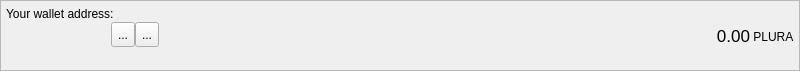
<?xml version="1.0" encoding="UTF-8"?>
<ui version="4.0">
 <class>AccountFrame</class>
 <widget class="QFrame" name="AccountFrame">
  <property name="geometry">
   <rect>
    <x>0</x>
    <y>0</y>
    <width>800</width>
    <height>71</height>
   </rect>
  </property>
  <property name="minimumSize">
   <size>
    <width>0</width>
    <height>70</height>
   </size>
  </property>
  <property name="maximumSize">
   <size>
    <width>16777215</width>
    <height>71</height>
   </size>
  </property>
  <property name="windowTitle">
   <string>Frame</string>
  </property>
  <property name="frameShape">
   <enum>QFrame::StyledPanel</enum>
  </property>
  <property name="frameShadow">
   <enum>QFrame::Plain</enum>
  </property>
  <layout class="QHBoxLayout" name="horizontalLayout_3">
   <property name="spacing">
    <number>0</number>
   </property>
   <property name="leftMargin">
    <number>5</number>
   </property>
   <property name="topMargin">
    <number>0</number>
   </property>
   <property name="rightMargin">
    <number>5</number>
   </property>
   <property name="bottomMargin">
    <number>0</number>
   </property>
   <item>
    <layout class="QVBoxLayout" name="verticalLayout_3">
     <property name="spacing">
      <number>1</number>
     </property>
     <property name="leftMargin">
      <number>0</number>
     </property>
     <property name="rightMargin">
      <number>0</number>
     </property>
     <item>
      <widget class="QLabel" name="label">
       <property name="minimumSize">
        <size>
         <width>0</width>
         <height>20</height>
        </size>
       </property>
       <property name="maximumSize">
        <size>
         <width>16777215</width>
         <height>20</height>
        </size>
       </property>
       <property name="text">
        <string>Your wallet address:</string>
       </property>
       <property name="alignment">
        <set>Qt::AlignBottom|Qt::AlignLeading|Qt::AlignLeft</set>
       </property>
       <property name="margin">
        <number>0</number>
       </property>
       <property name="indent">
        <number>0</number>
       </property>
      </widget>
     </item>
     <item>
      <layout class="QHBoxLayout" name="horizontalLayout">
       <property name="spacing">
        <number>0</number>
       </property>
       <property name="bottomMargin">
        <number>0</number>
       </property>
       <item>
        <widget class="QLabel" name="m_addressLabel">
         <property name="sizePolicy">
          <sizepolicy hsizetype="Minimum" vsizetype="Preferred">
           <horstretch>0</horstretch>
           <verstretch>0</verstretch>
          </sizepolicy>
         </property>
         <property name="minimumSize">
          <size>
           <width>100</width>
           <height>22</height>
          </size>
         </property>
         <property name="maximumSize">
          <size>
           <width>16777215</width>
           <height>22</height>
          </size>
         </property>
         <property name="baseSize">
          <size>
           <width>0</width>
           <height>22</height>
          </size>
         </property>
         <property name="cursor">
          <cursorShape>IBeamCursor</cursorShape>
         </property>
         <property name="toolTip">
          <string>Your receiving address</string>
         </property>
         <property name="whatsThis">
          <string>This is your account address</string>
         </property>
         <property name="text">
          <string/>
         </property>
         <property name="alignment">
          <set>Qt::AlignBottom|Qt::AlignLeading|Qt::AlignLeft</set>
         </property>
         <property name="textInteractionFlags">
          <set>Qt::TextSelectableByKeyboard|Qt::TextSelectableByMouse</set>
         </property>
        </widget>
       </item>
       <item>
        <spacer name="horizontalSpacer_2">
         <property name="orientation">
          <enum>Qt::Horizontal</enum>
         </property>
         <property name="sizeType">
          <enum>QSizePolicy::Fixed</enum>
         </property>
         <property name="sizeHint" stdset="0">
          <size>
           <width>5</width>
           <height>25</height>
          </size>
         </property>
        </spacer>
       </item>
       <item>
        <widget class="QToolButton" name="m_copyButton">
         <property name="minimumSize">
          <size>
           <width>0</width>
           <height>25</height>
          </size>
         </property>
         <property name="toolTip">
          <string>Copy address</string>
         </property>
         <property name="statusTip">
          <string/>
         </property>
         <property name="whatsThis">
          <string/>
         </property>
         <property name="text">
          <string>...</string>
         </property>
         <property name="icon">
          <iconset resource="../../resources.qrc">
           <normaloff>:/icons/copy</normaloff>:/icons/copy</iconset>
         </property>
        </widget>
       </item>
       <item>
        <widget class="QToolButton" name="m_qrButton">
         <property name="minimumSize">
          <size>
           <width>0</width>
           <height>25</height>
          </size>
         </property>
         <property name="toolTip">
          <string>Show QR code</string>
         </property>
         <property name="statusTip">
          <string/>
         </property>
         <property name="text">
          <string>...</string>
         </property>
         <property name="icon">
          <iconset resource="../../resources.qrc">
           <normaloff>:/icons/qrcode</normaloff>:/icons/qrcode</iconset>
         </property>
        </widget>
       </item>
       <item>
        <spacer name="horizontalSpacer">
         <property name="orientation">
          <enum>Qt::Horizontal</enum>
         </property>
         <property name="sizeHint" stdset="0">
          <size>
           <width>0</width>
           <height>25</height>
          </size>
         </property>
        </spacer>
       </item>
       <item>
        <widget class="QLabel" name="totalBalance">
         <property name="sizePolicy">
          <sizepolicy hsizetype="Preferred" vsizetype="Preferred">
           <horstretch>0</horstretch>
           <verstretch>0</verstretch>
          </sizepolicy>
         </property>
         <property name="maximumSize">
          <size>
           <width>16777215</width>
           <height>24</height>
          </size>
         </property>
         <property name="font">
          <font>
           <pointsize>13</pointsize>
           <weight>50</weight>
           <bold>false</bold>
          </font>
         </property>
         <property name="toolTip">
          <string>Total balance</string>
         </property>
         <property name="statusTip">
          <string>Total balance</string>
         </property>
         <property name="text">
          <string>0.00</string>
         </property>
         <property name="alignment">
          <set>Qt::AlignBottom|Qt::AlignRight|Qt::AlignTrailing</set>
         </property>
         <property name="margin">
          <number>0</number>
         </property>
         <property name="textInteractionFlags">
          <set>Qt::TextSelectableByMouse</set>
         </property>
        </widget>
       </item>
       <item>
        <widget class="QLabel" name="label_2">
         <property name="sizePolicy">
          <sizepolicy hsizetype="Preferred" vsizetype="Fixed">
           <horstretch>0</horstretch>
           <verstretch>0</verstretch>
          </sizepolicy>
         </property>
         <property name="minimumSize">
          <size>
           <width>30</width>
           <height>20</height>
          </size>
         </property>
         <property name="maximumSize">
          <size>
           <width>16777215</width>
           <height>20</height>
          </size>
         </property>
         <property name="baseSize">
          <size>
           <width>-1</width>
           <height>20</height>
          </size>
         </property>
         <property name="text">
          <string> PLURA</string>
         </property>
         <property name="alignment">
          <set>Qt::AlignBottom|Qt::AlignLeading|Qt::AlignLeft</set>
         </property>
         <property name="margin">
          <number>0</number>
         </property>
        </widget>
       </item>
      </layout>
     </item>
     <item>
      <widget class="QLabel" name="addressStatusLabel">
       <property name="minimumSize">
        <size>
         <width>0</width>
         <height>20</height>
        </size>
       </property>
       <property name="maximumSize">
        <size>
         <width>16777215</width>
         <height>20</height>
        </size>
       </property>
       <property name="text">
        <string/>
       </property>
       <property name="alignment">
        <set>Qt::AlignLeading|Qt::AlignLeft|Qt::AlignTop</set>
       </property>
       <property name="margin">
        <number>0</number>
       </property>
       <property name="indent">
        <number>0</number>
       </property>
      </widget>
     </item>
    </layout>
   </item>
  </layout>
 </widget>
 <resources>
  <include location="../../resources.qrc"/>
 </resources>
 <connections>
  <connection>
   <sender>m_copyButton</sender>
   <signal>clicked()</signal>
   <receiver>AccountFrame</receiver>
   <slot>copyAddress()</slot>
   <hints>
    <hint type="sourcelabel">
     <x>818</x>
     <y>26</y>
    </hint>
    <hint type="destinationlabel">
     <x>422</x>
     <y>295</y>
    </hint>
   </hints>
  </connection>
  <connection>
   <sender>m_qrButton</sender>
   <signal>clicked()</signal>
   <receiver>AccountFrame</receiver>
   <slot>showQR()</slot>
   <hints>
    <hint type="sourcelabel">
     <x>802</x>
     <y>34</y>
    </hint>
    <hint type="destinationlabel">
     <x>494</x>
     <y>35</y>
    </hint>
   </hints>
  </connection>
 </connections>
 <slots>
  <slot>copyAddress()</slot>
 </slots>
</ui>
